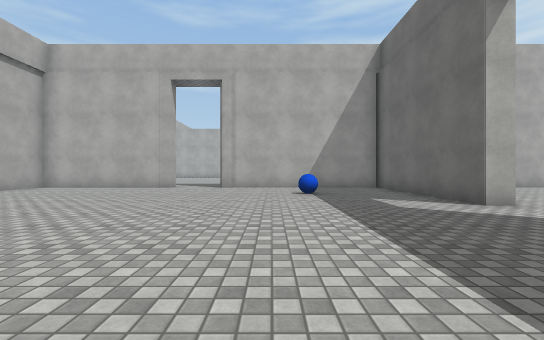
View 1 (above)

16 first-person views from a walk through a 3-D level made in the Unity game engine. The camera is 1.2 m above the floor, looks level and sees 90° across. The floor is counted in squares, 2 m on a side. Each view is taken from the middle of a square. On the plan, view 1 faces up. The plan holds only what a view shows up to about 9 squares ahead; the rest is blank. The place goes on beyond the plan. The player character is not drawn. Surface patterns are stand-ins for the level's own textures.

View 2
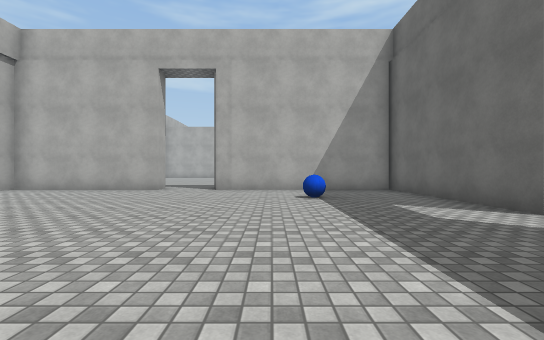

View 3
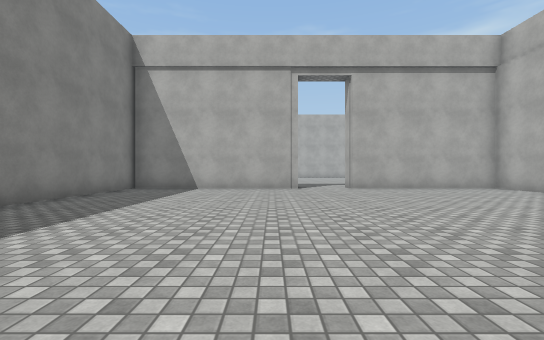

View 4
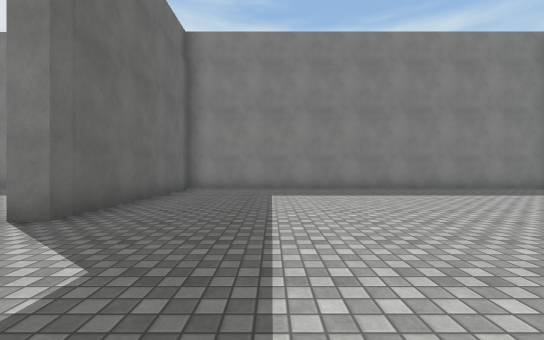

View 5
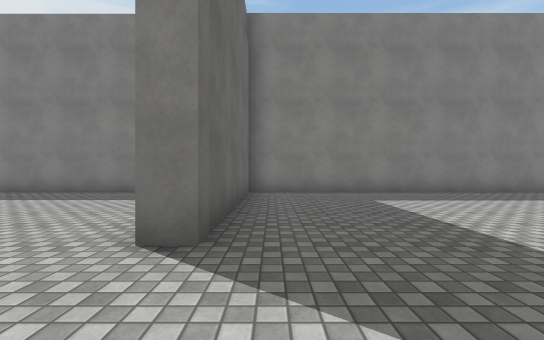

View 6
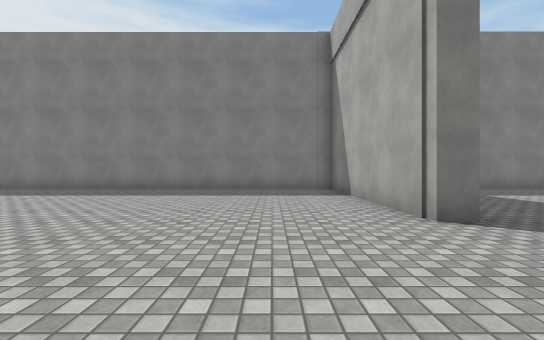

View 7
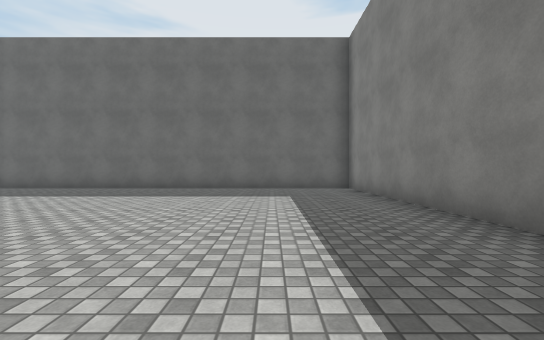

View 8
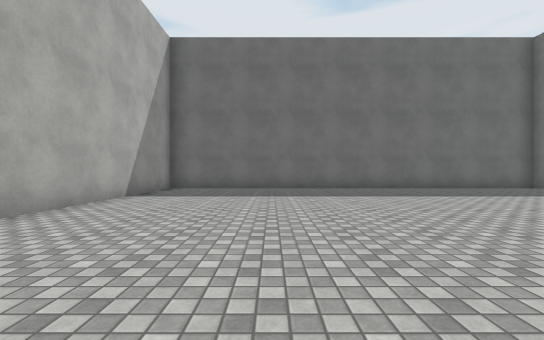

View 9
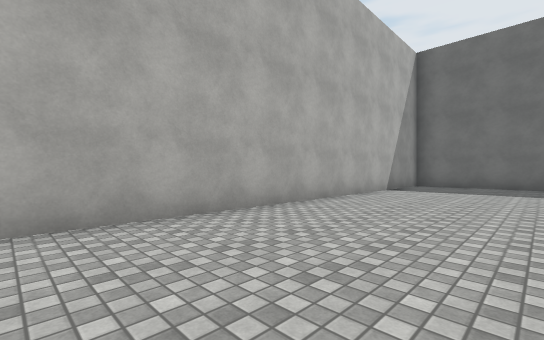

View 10
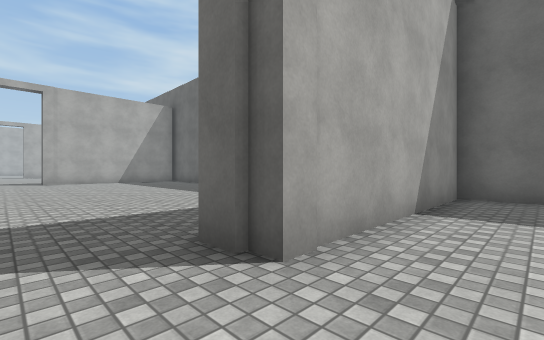

View 11
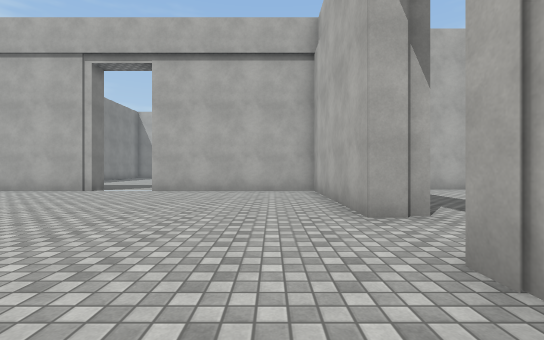

View 12
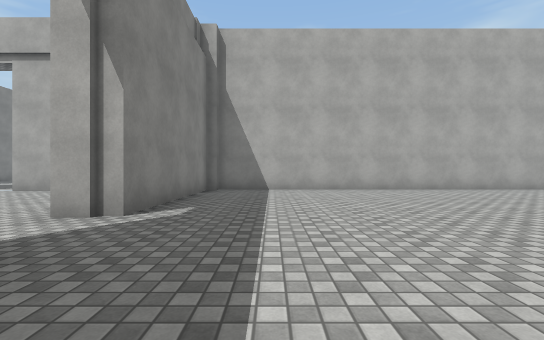

View 13
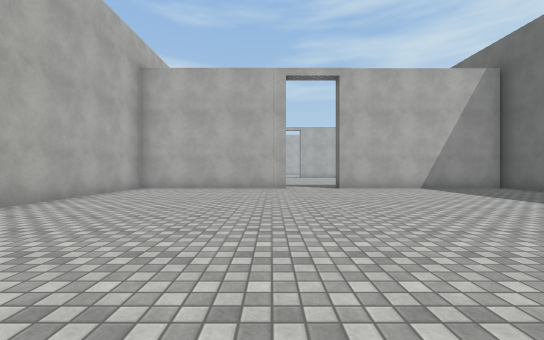

View 14
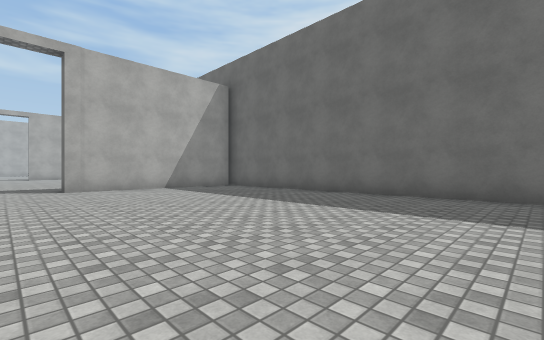

View 15
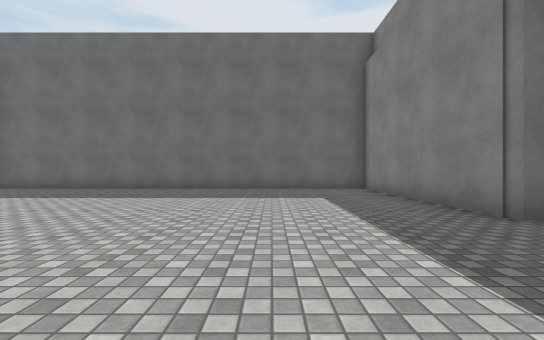

View 16
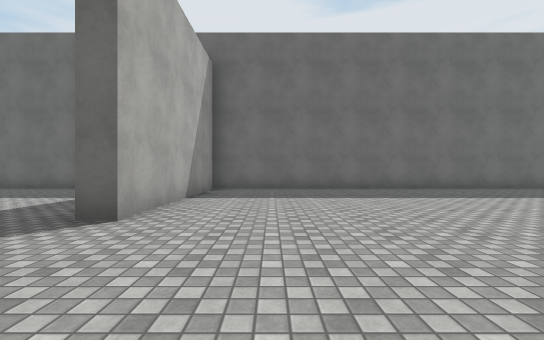

### Floor plan
Ten units are one square. View 1 is at (0, 0); x grows to the right and y downward. Boxes are objects, and circles mark ways between rooms. Rooms are numbered by the first view taken in them; rooms with no view inside come last. Other rooms are left out.
<svg viewBox="-88 -225 251 255">
<path fill="none" stroke="#000" d="M-34 -92 -78 -92 -78 -45M-78 -28 -78 25 35 25 35 -28 41 -28M41 -46 35 -46 35 -92 -18 -92M41 -28 41 25 158 25 158 -92 50 -92M-35 -218 -83 -218 -83 -104M-18 -92 -18 -101 35 -101 35 -218 -18 -218M-81 -101 -34 -101 -34 -92"/>
<rect x="5" y="-75" width="10" height="10" fill="#bbb"><title>blue ball</title></rect>
<circle cx="40" cy="-35" r="3" fill="#2a7"/>
<circle cx="-25" cy="-100" r="3" fill="#2a7"/>
<text x="-20" y="-40">1</text>
<text x="100" y="-40">2</text>
<text x="-30" y="-160">3</text>
</svg>
Room 1 opens to room 2. Room 1 opens to room 3.

Where each view was taken, in squares from view 1:
view 1: 0 up, 0 right, facing up
view 2: 1 up, 0 right, facing up
view 3: 2 up, 1 right, facing left
view 4: 6 up, 1 right, facing down
view 5: 5 up, 3 right, facing down
view 6: 6 up, 6 right, facing down
view 7: 0 up, 7 right, facing right
view 8: 6 up, 7 right, facing right
view 9: 6 up, 5 right, facing up-right
view 10: 8 up, 3 left, facing up-right
view 11: 8 up, 0 right, facing left
view 12: 12 up, 0 right, facing left
view 13: 13 up, 4 left, facing up
view 14: 13 up, 3 left, facing up-right
view 15: 13 up, 5 left, facing right
view 16: 20 up, 5 left, facing right
